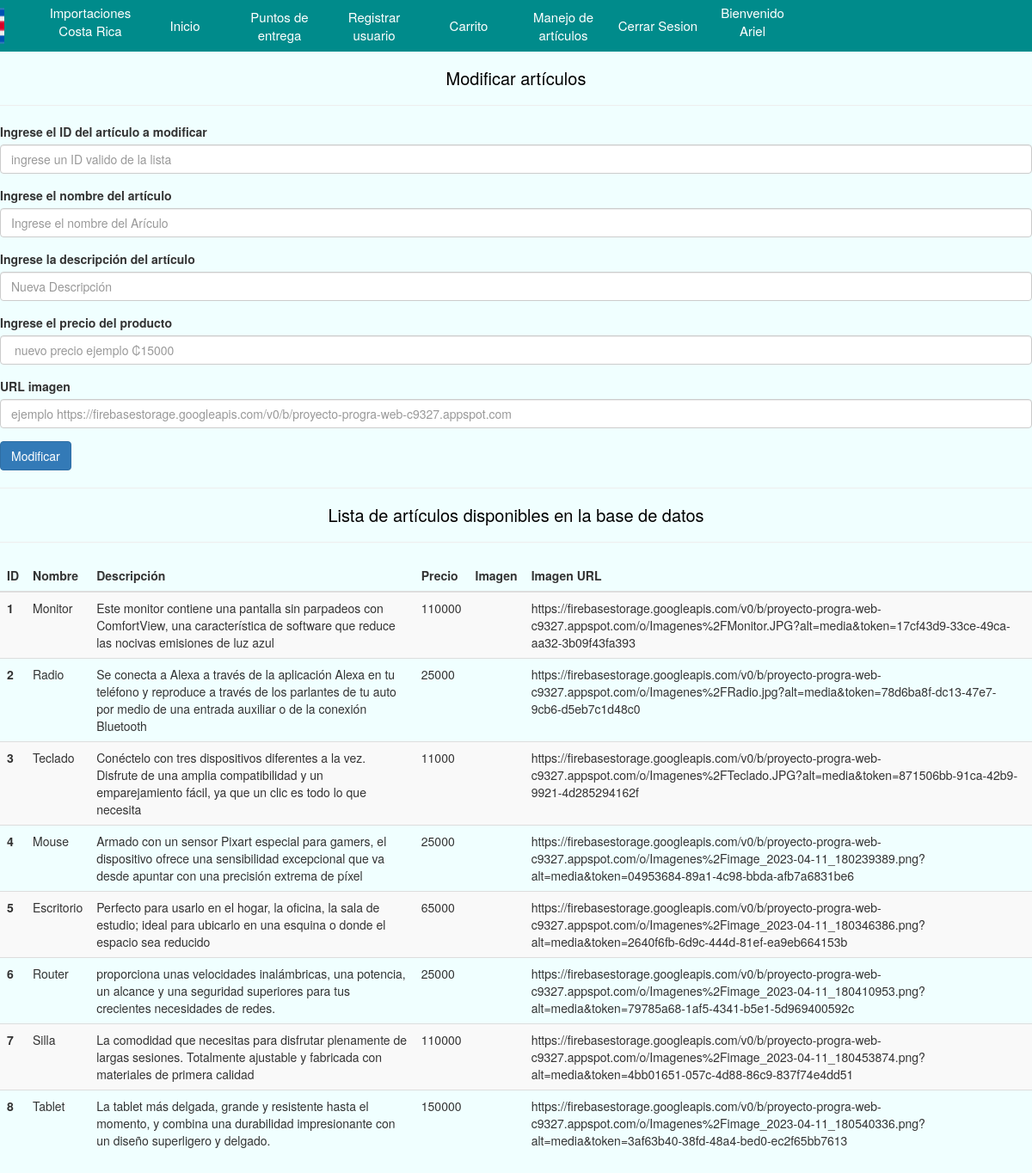
Page /ModificarArticulo.php (signed in) on the committed database.
### tables this page shows
create table articulos(
id int not null auto_increment,
nombre varchar(25) not null,
descripcion varchar(300) not null,
precio double not null,
imagen varchar(500) not null,
primary key(id));

### Entities/Articulo.php (called while the page is built, shortened)
<?php
function muestraArticulos(){
$conexion = Conecta();
if (mysqli_set_charset($conexion, "utf8")){
    $resultado = $conexion->query("select id, nombre, descripcion, precio, imagen from articulos");
}
return $resultado;
}
?>

### ModificarArticulo.php (the view, shortened to what this page needs)
<!DOCTYPE html>
<html lang="en">
<head>
</head>
<body>
<?php
include_once 'Include\navbar.php';
?>
<h1>Modificar artículos</h1>
<hr>
<form action="PHP\procesarRegistroProducto.php" method="POST" >
  <div class="form-group">
    <label for="productID">Ingrese el ID del artículo a modificar</label>
    <input type="number" class="form-control" id="productID" name="ID-Articulo" placeholder="ingrese un ID valido de la lista" requierd >
  </div>
  <div class="form-group">
    <label for="productNameField">Ingrese el nombre del artículo</label>
    <input type="textfield" class="form-control" id="productNameField" name="Nombre-Articulo" placeholder="Ingrese el nombre del Arículo" requierd>
  </div>
  <div class="form-group">
    <label for="descriptionField">Ingrese la descripción del artículo</label>
    <input type="textfield" class="form-control" id="descriptionField" name="Descripcion-Articulo" placeholder="Nueva Descripción" requierd>
  </div>
  <div class="form-group">
    <label for="priceField">Ingrese el precio del producto</label>
    <input type="number" class="form-control" id="priceField" name="Precio-Articulo" placeholder=" nuevo precio ejemplo ₡15000" requierd>
  </div>
  <div class="form-group">
    <label for="urlField">URL imagen</label>
    <input type="textfield" class="form-control" id="urlField" name="Imagen-Articulo" placeholder="ejemplo https://firebasestorage.googleapis.com/v0/b/proyecto-progra-web-c9327.appspot.com" requierd>
  </div>
  <button type="submit" class="btn btn-primary">Modificar</button>
</form>
<hr>
<h2 class="titulo-modificar">Lista de artículos disponibles en la base de datos</h1>
<hr>
<table class="table table-striped">
  <thead>
    <tr>
      <th scope="col">ID</th>
      <th scope="col">Nombre</th>
      <th scope="col">Descripción</th>
      <th scope="col">Precio</th>
      <th scope="col">Imagen</th>
      <th scope="col">Imagen URL</th>
    </tr>
  </thead>
  <tbody>
  <?php
include_once 'Entities\Articulo.php';
$selectArticulos = muestraArticulos();
while ($mostrar = mysqli_fetch_array($selectArticulos)){
 echo   "<tr>";
 echo   "<th scope='row'>$mostrar[id]</th>";
 echo   "<td>$mostrar[nombre]</td>";
 echo   "<td>$mostrar[descripcion]</td>";
 echo   "<td>$mostrar[precio]</td>";
 echo   "<td><img width='30px'src=$mostrar[imagen] alt=''></td>";
 echo   "<td>$mostrar[imagen]</td>";
 echo   "</tr>";
}
    ?>
  </tbody>
</table>
</body>
</html>

### Style/style.css (style rules this page uses)
body { background-color: azure; }
h1 { text-align: center; color: black; font-size: 20px; }
.titulo-modificar { text-align: center; color: black; font-size: 20px; }

### rows in the picture
articulos: id "1", nombre "Monitor", descripcion "Este monitor contiene una pantalla sin parpadeos con ComfortView, una característica de software que reduce las nocivas emisiones de luz azul", precio "110000", imagen "https://firebasestorage.googleapis.com/v0/b/proyecto-progra-web-c9327.appspot.com/o/Imagenes%2FMonitor.JPG?alt=media&token=17cf43d9-33ce-49ca-aa32-3b09f43fa393"
articulos: id "2", nombre "Radio", descripcion "Se conecta a Alexa a través de la aplicación Alexa en tu teléfono y reproduce a través de los parlantes de tu auto por medio de una entrada auxiliar o de la conexión Bluetooth", precio "25000", imagen "https://firebasestorage.googleapis.com/v0/b/proyecto-progra-web-c9327.appspot.com/o/Imagenes%2FRadio.jpg?alt=media&token=78d6ba8f-dc13-47e7-9cb6-d5eb7c1d48c0"
articulos: id "3", nombre "Teclado", descripcion "Conéctelo con tres dispositivos diferentes a la vez. Disfrute de una amplia compatibilidad y un emparejamiento fácil, ya que un clic es todo lo que necesita", precio "11000", imagen "https://firebasestorage.googleapis.com/v0/b/proyecto-progra-web-c9327.appspot.com/o/Imagenes%2FTeclado.JPG?alt=media&token=871506bb-91ca-42b9-9921-4d285294162f"
articulos: id "4", nombre "Mouse", descripcion "Armado con un sensor Pixart especial para gamers, el dispositivo ofrece una sensibilidad excepcional que va desde apuntar con una precisión extrema de píxel", precio "25000", imagen "https://firebasestorage.googleapis.com/v0/b/proyecto-progra-web-c9327.appspot.com/o/Imagenes%2Fimage_2023-04-11_180239389.png?alt=media&token=04953684-89a1-4c98-bbda-afb7a6831be6"
articulos: id "5", nombre "Escritorio", descripcion "Perfecto para usarlo en el hogar, la oficina, la sala de estudio; ideal para ubicarlo en una esquina o donde el espacio sea reducido", precio "65000", imagen "https://firebasestorage.googleapis.com/v0/b/proyecto-progra-web-c9327.appspot.com/o/Imagenes%2Fimage_2023-04-11_180346386.png?alt=media&token=2640f6fb-6d9c-444d-81ef-ea9eb664153b"
articulos: id "6", nombre "Router", descripcion "proporciona unas velocidades inalámbricas, una potencia, un alcance y una seguridad superiores para tus crecientes necesidades de redes.", precio "25000", imagen "https://firebasestorage.googleapis.com/v0/b/proyecto-progra-web-c9327.appspot.com/o/Imagenes%2Fimage_2023-04-11_180410953.png?alt=media&token=79785a68-1af5-4341-b5e1-5d969400592c"
articulos: id "7", nombre "Silla", descripcion "La comodidad que necesitas para disfrutar plenamente de largas sesiones. Totalmente ajustable y fabricada con materiales de primera calidad", precio "110000", imagen "https://firebasestorage.googleapis.com/v0/b/proyecto-progra-web-c9327.appspot.com/o/Imagenes%2Fimage_2023-04-11_180453874.png?alt=media&token=4bb01651-057c-4d88-86c9-837f74e4dd51"
articulos: id "8", nombre "Tablet", descripcion "La tablet más delgada, grande y resistente hasta el momento, y combina una durabilidad impresionante con un diseño superligero y delgado.", precio "150000", imagen "https://firebasestorage.googleapis.com/v0/b/proyecto-progra-web-c9327.appspot.com/o/Imagenes%2Fimage_2023-04-11_180540336.png?alt=media&token=3af63b40-38fd-48a4-bed0-ec2f65bb7613"

### other values in the picture
$nombreSession "Ariel"
